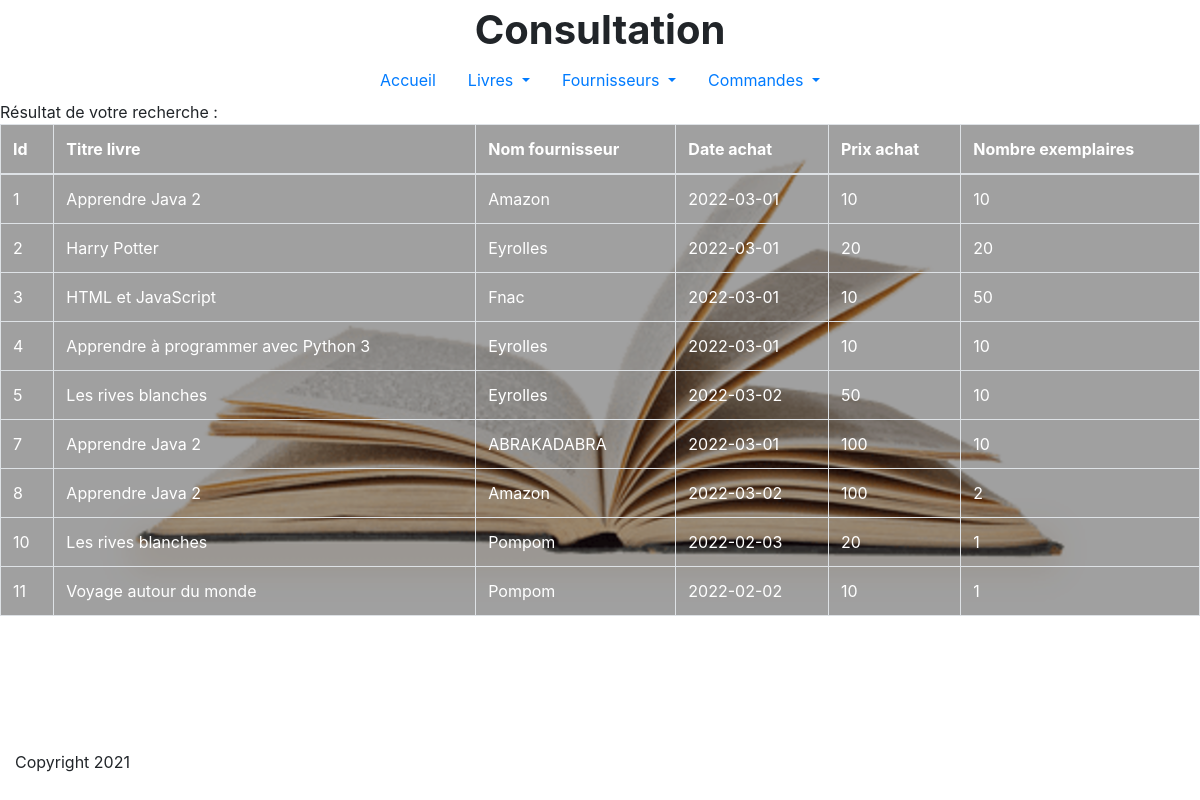
The app's page /?controller=commande&action=all_commande with its own data.
### tables this page shows
CREATE TABLE IF NOT EXISTS `commande` (
  `id_commande` int NOT NULL AUTO_INCREMENT,
  `isbn` bigint DEFAULT NULL,
  `code_fournisseur` int DEFAULT NULL,
  `date_achat` date NOT NULL,
  `prix_achat` double NOT NULL,
  `nb_exemplaires` int NOT NULL,
  PRIMARY KEY (`id_commande`),
  KEY `isbn` (`isbn`),
  KEY `code_fournisseur` (`code_fournisseur`)
);

CREATE TABLE IF NOT EXISTS `livre` (
  `isbn` bigint NOT NULL,
  `titre_livre` varchar(40) NOT NULL,
  `theme_livre` varchar(100) NOT NULL,
  `nbr_pages_livre` int NOT NULL,
  `format_livre` varchar(20) DEFAULT NULL,
  `nom_auteur` varchar(30) NOT NULL,
  `prenom_auteur` varchar(30) DEFAULT NULL,
  `editeur` varchar(40) NOT NULL,
  `annee_edition` int DEFAULT NULL,
  `prix_vente` double NOT NULL,
  `langue_livre` varchar(20) DEFAULT NULL,
  PRIMARY KEY (`isbn`),
  UNIQUE KEY `titre_livre` (`titre_livre`)
);

CREATE TABLE IF NOT EXISTS `fournisseur` (
  `code_fournisseur` int NOT NULL,
  `raison_social` varchar(20) NOT NULL,
  `rue_fournisseur` varchar(20) DEFAULT NULL,
  `code_postal` varchar(10) DEFAULT NULL,
  `localite` varchar(20) NOT NULL,
  `pays` varchar(20) DEFAULT NULL,
  `tel_fournisseur` varchar(15) NOT NULL,
  `url_fournisseur` varchar(20) DEFAULT NULL,
  `email_fournisseur` varchar(30) NOT NULL,
  `fax_fournisseur` varchar(15) DEFAULT NULL,
  PRIMARY KEY (`code_fournisseur`),
  UNIQUE KEY `raison_social` (`raison_social`)
);

### Controllers/Controller_commande.php (called while the page is built, shortened)
<?php
class Controller_commande extends Controller
{
public function action_all_commande()
{
$m=Model::get_model();
$data=["commandes"=>$m->get_all_commandes()];
$this->render("all_commande",$data);
}
}
?>

### Models/Model.php (called while the page is built, shortened)
<?php
    class Model
    {
        private $bd ;
        private static $instance = null ;
        private function __construct() {
            $dsn = "mysql:host=localhost;dbname=gestionlibrairie"  ;
            $login = "root" ;
            $mdp = "" ;
            $this->bd = new PDO($dsn, $login, $mdp) ;
            $this->bd->query("SET NAMES 'utf8'") ;
            $this->bd->setAttribute(PDO::ATTR_ERRMODE, PDO::ERRMODE_EXCEPTION) ;
        }
        public static function get_model() {
            if (is_null(self::$instance))
            {
                self::$instance = new Model() ;
            }
            return self::$instance ;
        }
        public function get_all_commandes() {
            $r = $this->bd->prepare("SELECT * FROM commande INNER JOIN livre ON commande.isbn = livre.isbn INNER JOIN fournisseur ON commande.code_fournisseur = fournisseur.code_fournisseur" ) ;
            $r->execute() ;
            return $r->fetchAll(PDO::FETCH_OBJ) ;
        }
    }

### Views/view_all_commande.php (the view)
Résultat de votre recherche :
<br/>
<table class='table table-bordered table-responsive-md bg_table'>
	<thead>
		<tr>
			<th>Id</th>
			<th>Titre livre</th>
			<th>Nom fournisseur</th>
			<th>Date achat</th>
			<th>Prix achat</th>
			<th>Nombre exemplaires</th>
		</tr>
	</thead>
	<tbody>
		<?php foreach ($commandes as $c):?>
			<tr>
				<td> <?=$c->id_commande?> </td>
				<td> <?=$c->titre_livre?> </td>
				<td> <?=$c->raison_social?> </td>
				<td> <?=$c->date_achat?> </td>
				<td> <?=$c->prix_achat?> </td>
				<td> <?=$c->nb_exemplaires?></td>
			</tr>
		<?php endforeach; ?>
	</tbody>
</table>

### Content/style4.css (style rules this page uses)
html { position: relative; min-height: 100%; }
body { width: 100%; background-image: url('./livre.png'); background-attachment: fixed; background-repeat: no-repeat; background-position: center; position: absolute; min-height:100%; margin: 0 0 px; }
.bg_table { background-color: #0000005F; color: white; }

### records on screen
commande: id_commande "1", isbn.titre_livre "Apprendre Java 2", code_fournisseur.raison_social "Amazon", date_achat "2022-03-01", prix_achat "10", nb_exemplaires "10"
commande: id_commande "2", isbn.titre_livre "Harry Potter", code_fournisseur.raison_social "Eyrolles", date_achat "2022-03-01", prix_achat "20", nb_exemplaires "20"
commande: id_commande "3", isbn.titre_livre "HTML et JavaScript", code_fournisseur.raison_social "Fnac", date_achat "2022-03-01", prix_achat "10", nb_exemplaires "50"
commande: id_commande "4", isbn.titre_livre "Apprendre à programmer avec Python 3", code_fournisseur.raison_social "Eyrolles", date_achat "2022-03-01", prix_achat "10", nb_exemplaires "10"
commande: id_commande "5", isbn.titre_livre "Les rives blanches", code_fournisseur.raison_social "Eyrolles", date_achat "2022-03-02", prix_achat "50", nb_exemplaires "10"
commande: id_commande "7", isbn.titre_livre "Apprendre Java 2", code_fournisseur.raison_social "ABRAKADABRA", date_achat "2022-03-01", prix_achat "100", nb_exemplaires "10"
commande: id_commande "8", isbn.titre_livre "Apprendre Java 2", code_fournisseur.raison_social "Amazon", date_achat "2022-03-02", prix_achat "100", nb_exemplaires "2"
commande: id_commande "10", isbn.titre_livre "Les rives blanches", code_fournisseur.raison_social "Pompom", date_achat "2022-02-03", prix_achat "20", nb_exemplaires "1"
commande: id_commande "11", isbn.titre_livre "Voyage autour du monde", code_fournisseur.raison_social "Pompom", date_achat "2022-02-02", prix_achat "10", nb_exemplaires "1"
